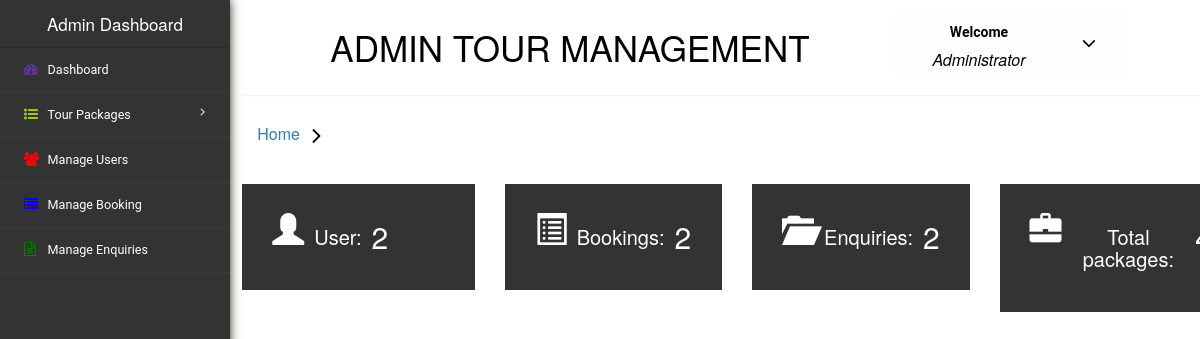
The page /code/dashboard.php on the database as committed earlier.
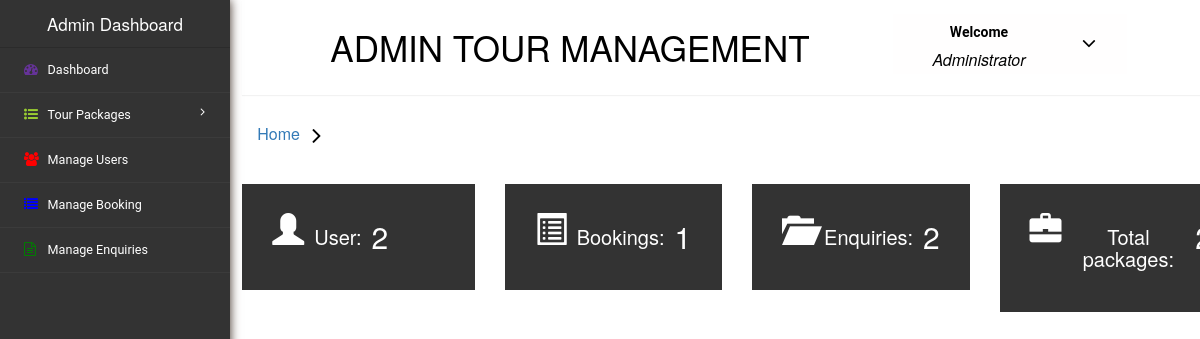
The same page on the database as committed later.
### tables this page shows
CREATE TABLE `user` (
  `S no.` int(11) NOT NULL,
  `username` varchar(25) NOT NULL,
  `email` varchar(30) NOT NULL,
  `phoneno` varchar(15) NOT NULL,
  `password` varchar(25) NOT NULL
);

CREATE TABLE `booking` (
  `S no.` int(11) NOT NULL,
  `package no` int(11) NOT NULL,
  `name` varchar(25) NOT NULL,
  `mobileno` varchar(25) NOT NULL,
  `email` varchar(25) NOT NULL,
  `fromdate` date NOT NULL,
  `todate` date NOT NULL,
  `comment` text NOT NULL
);

CREATE TABLE `enquiry` (
  `S no.` int(11) NOT NULL,
  `name` varchar(25) NOT NULL,
  `email` varchar(25) NOT NULL,
  `phoneno` varchar(25) NOT NULL,
  `subject` varchar(25) NOT NULL,
  `description` text NOT NULL
);

### code/dashboard.php (the view, shortened to what the changed rows need)
<?php
    include("connection.php");
?>
<html style="overflow: hidden;">
<head>
  <link rel="stylesheet" href="dashboard.css">
  <link rel="stylesheet" href="https://maxcdn.bootstrapcdn.com/bootstrap/3.4.0/css/bootstrap.min.css">
  <link rel="stylesheet" href="https://cdnjs.cloudflare.com/ajax/libs/font-awesome/4.7.0/css/font-awesome.min.css">
</head>
<body>
  <div class="page-container" style="background-color: rgb(255, 255, 255);">
    <div class="left-content">
      <div class="mother-grid-inner">
        <div class="header-main" style="background-color: rgb(255, 255, 255);">
          <div class="logo-w3-agile" style="background-color: rgb(255, 255, 255);">
            <h1><a style="text-decoration: none; color: black;">Admin Tour Management</a></h1>
          </div>
        </div>
        <div class="four-grids">
          <div class="col-md-3 four-grid">
            <a href="manageUser.php">
            <div class="four-agileits" style="background-color: rgb(51, 51, 51);
            display: flex;
            flex-direction: row;
            gap: 10px;">
              <div class="four-text" style="    display: flex;
              text-align: center;">
                <h3  style="color: rgb(255, 255, 255);">User:</h3>
                <?php
                  $query="SELECT * FROM `user` ORDER BY `S no.` DESC LIMIT 1;";
                  $result=mysqli_query($con,$query);
						      while($rows = mysqli_fetch_array($result)){?>
                <h4  style="color: rgb(255, 255, 255);     margin-top: 8px;
                margin-left: 10px;"> <?php echo $rows[0];?> </h4>
                  <?php
              				}
              		?>
              </div>
            </div>
          </a>
          </div>
          <div class="col-md-3 four-grid">
            <a href="manageBooking.php">
            <div class="four-agileinfo" style="background-color: rgb(51, 51, 51);
            display: flex;
            flex-direction: row;
            gap: 10px;">
              <div class="four-text" style="    display: flex;
              text-align: center;">
                <h3>Bookings:</h3>
                <?php
                  $query="SELECT * FROM `booking` ORDER BY `S no.` DESC LIMIT 1;";
                  $result=mysqli_query($con,$query);
						      while($rows = mysqli_fetch_array($result)){?>
                <h4 style="color: rgb(255, 255, 255);     margin-top: 8px;
                margin-left: 10px;"><?php echo $rows[0];?></h4>
                <?php
              				}
              		?>
              </div>
            </div>
            </a>
          </div>
          <div class="col-md-3 four-grid">
            <a href="manageEnquiry.php">
            <div class="four-w3ls" style="background-color: rgb(51, 51, 51);
            display: flex;
            flex-direction: row;
            gap: 10px;">
              <div class="four-text" style="    display: flex;
              text-align: center;">
                <h3>Enquiries:</h3>
                <?php
                  $query="SELECT * FROM `enquiry` ORDER BY `S no.` DESC LIMIT 1;";
                  $result=mysqli_query($con,$query);
						      while($rows = mysqli_fetch_array($result)){?>
                <h4 style="color: rgb(255, 255, 255);     margin-top: 8px;
                margin-left: 10px;"><?php echo $rows[0];?></h4>
                <?php
              				}
              		?>
              </div>
            </div>
            </a>
          </div>
        </div>
      </div>
    </div>
            </div>
</body>
</html>

Rows that differ between the two databases and show on the page:
removed booking: value "2"
now on this page (row edited): booking: value "1"
